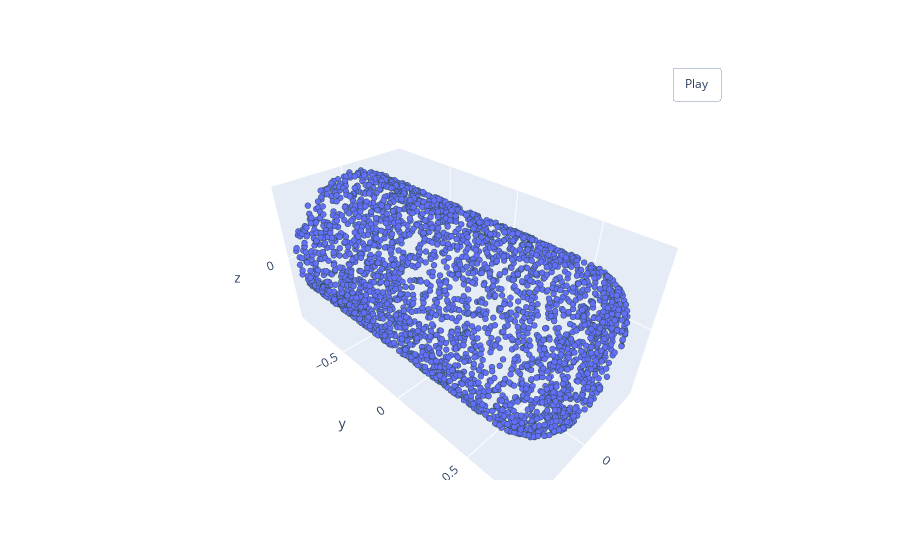

Notebook code cell kept with this figure:
### Code cell
norm_pointcloud = Normalize()(pointcloud)
pcshow(*norm_pointcloud.T)

### Figure 1 — Plotly figure (JSON) as saved in the notebook; plotly's stock layout.template omitted (floating-point values rounded to 4 significant figures; data arrays with more than 128 entries replaced by an {"elided": "..."} marker saying what was removed)
{"data": [{"marker": {"line": {"color": "DarkSlateGrey", "width": 2}, "size": 2}, "mode": "markers", "type": "scatter3d", "x": {"elided": "3000 float values"}, "y": {"elided": "3000 float values"}, "z": {"elided": "3000 float values"}}], "layout": {"updatemenus": [{"buttons": [{"args": [null, {"frame": {"duration": 50, "redraw": true}, "fromcurrent": true, "mode": "immediate", "transition": {"duration": 0}}], "label": "Play", "method": "animate"}], "pad": {"r": 10, "t": 45}, "showactive": false, "type": "buttons", "x": 0.8, "xanchor": "left", "y": 1, "yanchor": "bottom"}]}}
